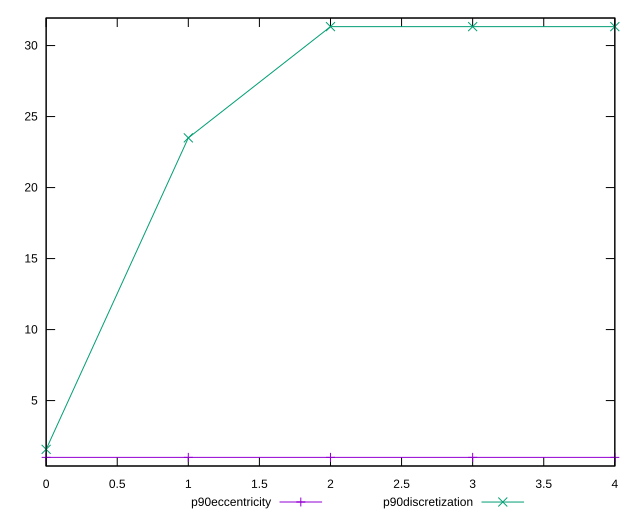

Write the gnuplot code that produced this figure.
reset

$p90Eccentricity <<EOF
0 1.0000000000000009
1 0.9999999999999982
2 0.999999999999998
3 1
4 0.9999999999999996
EOF

$p90Discretization <<EOF
0 1.5666666666666667
1 23.5
2 31.333333333333332
3 31.333333333333332
4 31.333333333333332
EOF

set key outside below
set xrange [0:4]
set yrange [0.3933333333333313:31.939999999999998]
set trange [0.3933333333333313:31.939999999999998]
set terminal svg size 640, 520 enhanced background rgb 'white'
set output "report_00018_2021-02-10T15-25-16.877Z/total-byte-weight/progression/eccentricity.svg"

plot $p90Eccentricity title "p90eccentricity" with linespoints, \
     $p90Discretization title "p90discretization" with linespoints

reset
